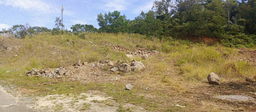
#> input picture Tugas Kelompok Pengolahan Citra Kelompok 10 (Restorasi Citra)/images_noise/landscape_gauss_15.png, 256 x 112 px, shrunk from 1280 x 561 before the run; its folder holds only this picture in this run
$ python 3_filter_noise.py
#> lines starting #> are read from the running program, lines starting #| are printed output that depends on the picture
import os
import numpy as np
from PIL import Image

def apply_filter_channel(channel, filter_type, window_size, pad):
    padded = np.pad(channel, pad, mode='edge')
    filtered = np.zeros_like(channel)
    h, w = channel.shape
    for i in range(h):
        for j in range(w):
            window = padded[i:i+window_size, j:j+window_size].flatten()
            if filter_type == 'min':
                filtered[i, j] = np.min(window)
            elif filter_type == 'max':
                filtered[i, j] = np.max(window)
            elif filter_type == 'median':
                filtered[i, j] = np.median(window)
            elif filter_type == 'mean':
                filtered[i, j] = np.mean(window)
    return filtered.astype(np.uint8)

def apply_filter(img, filter_type, window_size=3):
    if window_size % 2 == 0:
        window_size += 1
    pad = window_size // 2
    if len(img.shape) == 3:
        filtered = np.zeros_like(img)
        for c in range(img.shape[2]):
            filtered[:,:,c] = apply_filter_channel(img[:,:,c], filter_type, window_size, pad)
        return filtered
    else:
        return apply_filter_channel(img, filter_type, window_size, pad)

def main():
    input_dir = "images_noise"
    output_dir = "images_filtered"
    if not os.path.exists(input_dir):
        print(f"Error: Folder '{input_dir}/' tidak ditemukan!")
        return
    if not os.path.exists(output_dir):
        os.makedirs(output_dir)
    img_files = [f for f in os.listdir(input_dir) if f.lower().endswith(('.png', '.jpg', '.jpeg', '.bmp'))]
    if not img_files:
        print("Tidak ada file gambar ditemukan di folder 'images_noise/'!")
        return
    window_sizes = [3, 5]
    for fname in img_files:
        img_path = os.path.join(input_dir, fname)
        img = np.array(Image.open(img_path))
#> img is the input picture: shape (112, 256, 3); mean R, G, B 147.2, 135.9, 105.2
        # Tentukan noise type dari nama file
        base_name = os.path.splitext(fname)[0]
        if 'sp' in base_name or 'salt' in base_name:
            noise_type = 'salt_pepper'
        elif 'gauss' in base_name:
            noise_type = 'gaussian'
        else:
            noise_type = 'other'
        for w in window_sizes:
            for ftype in ['min', 'max', 'median', 'mean']:
                filtered = apply_filter(img, ftype, window_size=w)
                # Buat subfolder sesuai filter dan noise type
                subfolder = os.path.join(output_dir, ftype, noise_type)
                if not os.path.exists(subfolder):
                    os.makedirs(subfolder)
                out_name = base_name + f"_{ftype}_{w}x{w}.png"
                out_path = os.path.join(subfolder, out_name)
                Image.fromarray(filtered).save(out_path)
                print(f"Filter {ftype} window {w}x{w} pada {fname} -> {out_path}")
#> this loop made 2 passes
#> pass 1, in apply_filter_channel, `padded = np.pad(channel, pad, mode='edge')`:
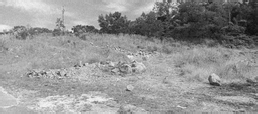
#> padded: shape (114, 258); min 14, max 244, mean 147.5
#> pass 1, in apply_filter_channel (call 2), `padded = np.pad(channel, pad, mode='edge')`:
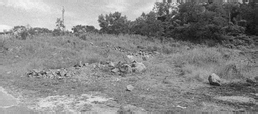
#> padded: shape (114, 258); min 11, max 246, mean 136.3
#> pass 1, in apply_filter_channel (call 3), `padded = np.pad(channel, pad, mode='edge')`:
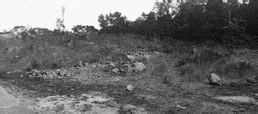
#> padded: shape (114, 258); min 7, max 255, mean 106.1
#> pass 1, in main, `Image.fromarray(filtered).save(out_path)`:
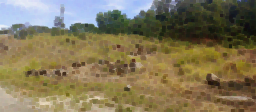
#> saved as landscape_gauss_15_min_3x3.png: PIL image 256x112 RGB; mean R, G, B 128.4, 117.1, 86.8
#> after the loop:
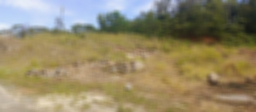
#> filtered: shape (112, 256, 3); mean R, G, B 146.7, 135.5, 104.7
    print("Selesai filtering noise.")

if __name__ == "__main__":
    main()
